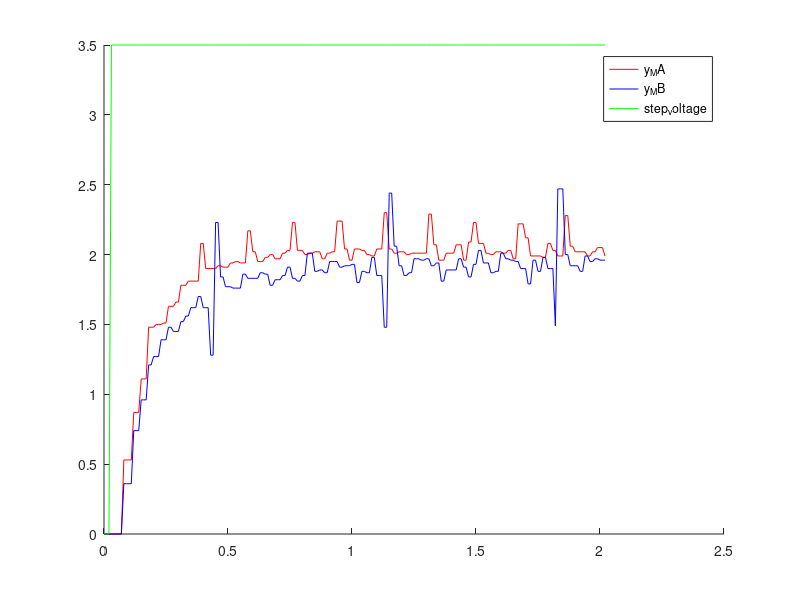

MATLAB code to generate this figure: (Note: this script raises an error after producing the figure.)
clear all
close all
MotorA=load("ES_MotorA_output_2to5-5v.mat").MotorA;
MotorB=load("ES_MotorB_output_2to5-5v.mat").MotorB;
close all;
t_sampling=0.010;

y_MA=[[0 0 0],(MotorA-MotorA(1))'];
y_MB=[[0 0 0],(MotorB-MotorB(1))'];
step_voltage=[[0 0 0],ones(size(MotorA))'*3.5];
t_sample_vector = 0:t_sampling:((size(y_MA')-1)*t_sampling);

figure
hold on
plot(t_sample_vector,y_MA,'r');
plot(t_sample_vector,y_MB,'b');
plot(t_sample_vector,step_voltage,'g');
hold off

legend('y_MA','y_MB','step_voltage');


tf_MA=load("ES_transfer_models_A_B.mat").tf_MA;
tf_MB=load("ES_transfer_models_A_B.mat").tf_MB;

figure,
step(3.5*tf_MA);
hold on
plot(t_sample_vector,y_MA,'r');
hold off


figure,
step(3.5*tf_MB);
hold on
plot(t_sample_vector,y_MB,'b');
hold off


